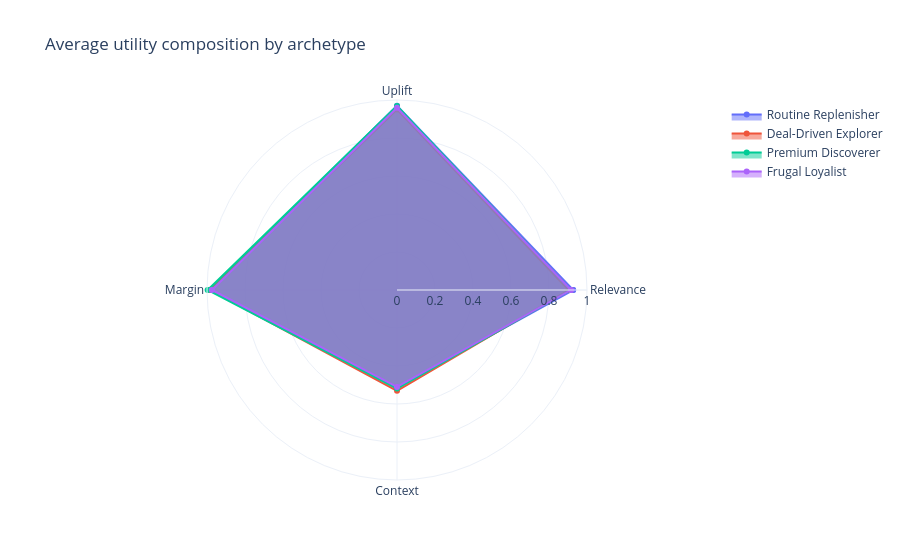

This figure's notebook cell:
### Code cell
component_cols = ['avg_relevance', 'avg_uplift', 'avg_margin', 'avg_context']
component_labels = ['Relevance', 'Uplift', 'Margin', 'Context']
radar = go.Figure()
for _, row in utility_profile.iterrows():
    values = [row[col] for col in component_cols]
    radar.add_trace(
        go.Scatterpolar(
            r=values + [values[0]],
            theta=component_labels + [component_labels[0]],
            fill='toself',
            name=str(row['archetype']),
        )
    )
radar.update_layout(
    template='plotly_white',
    title='Average utility composition by archetype',
    polar=dict(radialaxis=dict(visible=True, range=[0, 1])),
)
radar.write_html(FIGURES / 'archetype_radar.html')
radar.show()

### Figure 1 — Plotly figure (JSON) as saved in the notebook; plotly's stock layout.template omitted (floating-point values rounded to 4 significant figures)
{"data": [{"fill": "toself", "name": "Routine Replenisher", "r": [0.9273, 0.9703, 0.9867, 0.5111, 0.9273], "theta": ["Relevance", "Uplift", "Margin", "Context", "Relevance"], "type": "scatterpolar"}, {"fill": "toself", "name": "Deal-Driven Explorer", "r": [0.9034, 0.95, 0.9842, 0.5304, 0.9034], "theta": ["Relevance", "Uplift", "Margin", "Context", "Relevance"], "type": "scatterpolar"}, {"fill": "toself", "name": "Premium Discoverer", "r": [0.9148, 0.9687, 0.9967, 0.519, 0.9148], "theta": ["Relevance", "Uplift", "Margin", "Context", "Relevance"], "type": "scatterpolar"}, {"fill": "toself", "name": "Frugal Loyalist", "r": [0.9161, 0.9591, 0.9742, 0.5103, 0.9161], "theta": ["Relevance", "Uplift", "Margin", "Context", "Relevance"], "type": "scatterpolar"}], "layout": {"polar": {"radialaxis": {"range": [0, 1], "visible": true}}, "title": {"text": "Average utility composition by archetype"}}}
